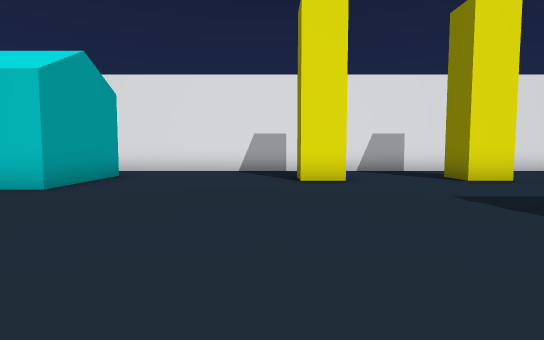
View 1 (above)

19 first-person views from a walk through a 3-D level made in the Unity game engine. The camera is 1.5 m above the floor, tilts 4° down and sees 80° across. The floor is counted in squares, 2 m on a side. Each view is taken from the middle of a square. On the plan, view 1 faces up. The plan holds only what a view shows up to about 11 squares ahead; the rest is blank. The player is left out. Some animated figures are left out.

View 2
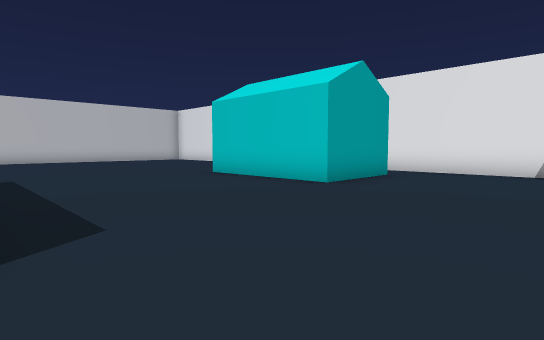

View 3
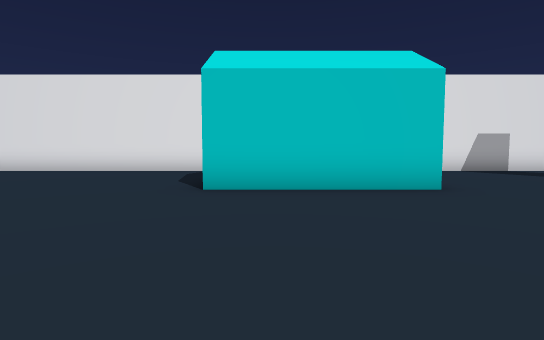

View 4
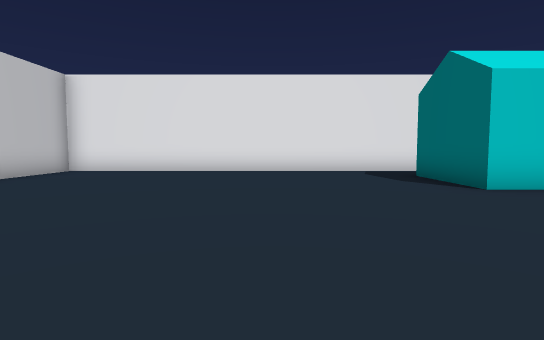

View 5
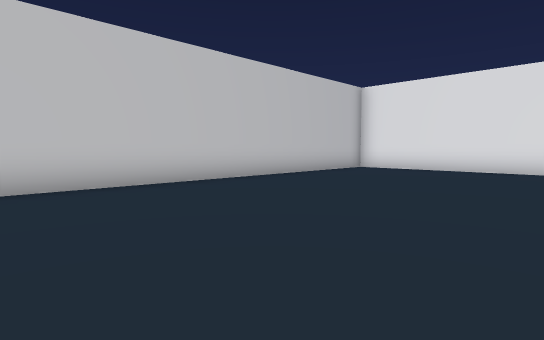

View 6
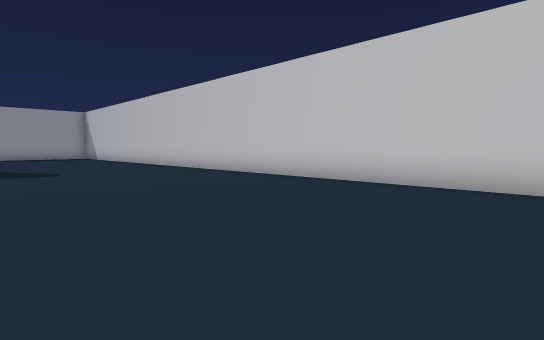

View 7
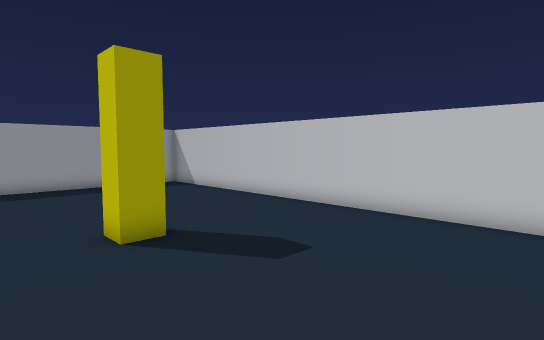

View 8
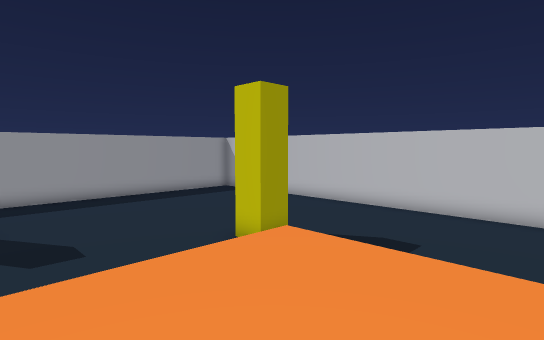

View 9
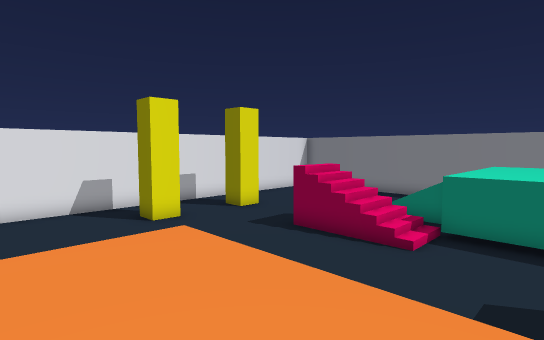

View 10
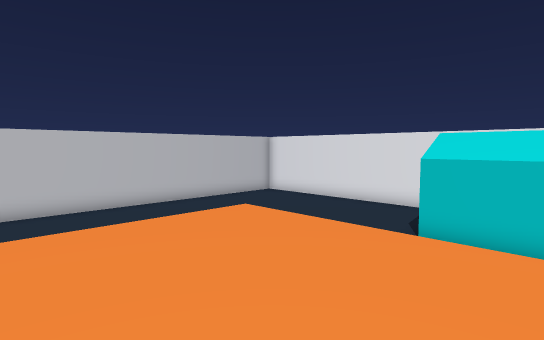

View 11
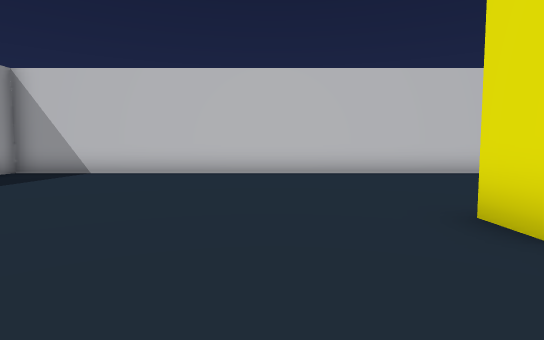

View 12
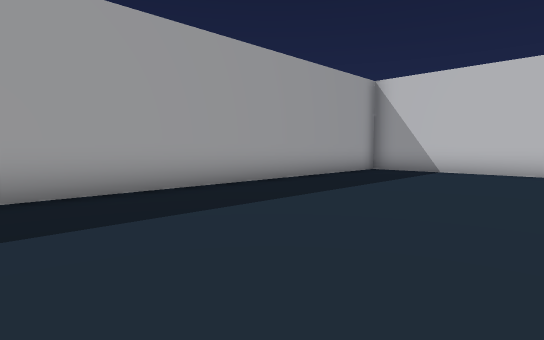

View 13
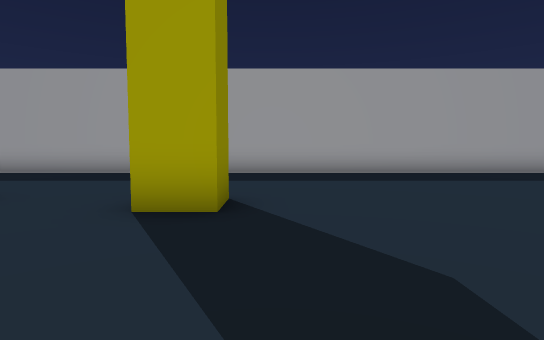

View 14
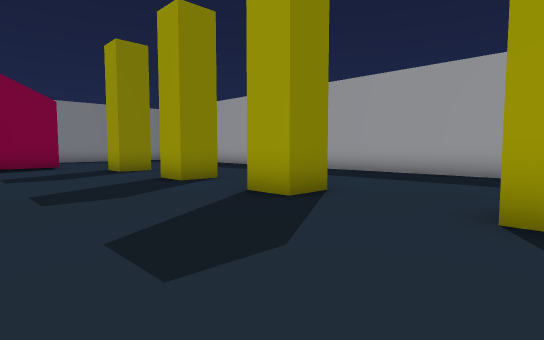

View 15
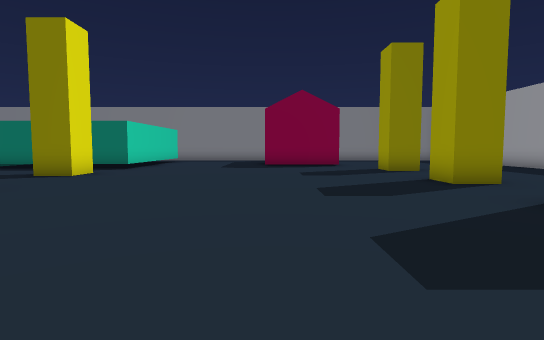

View 16
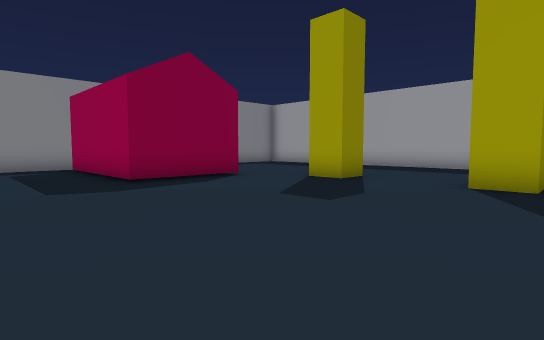

View 17
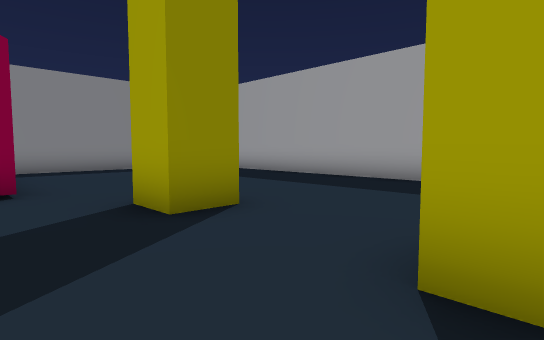

View 18
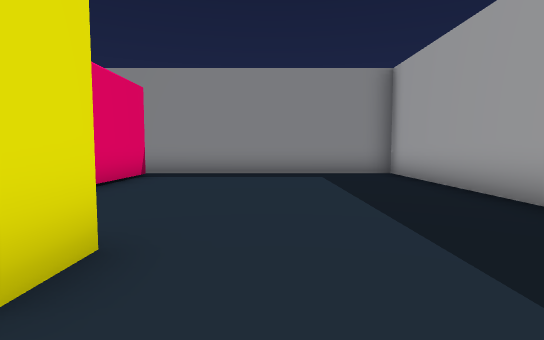

View 19
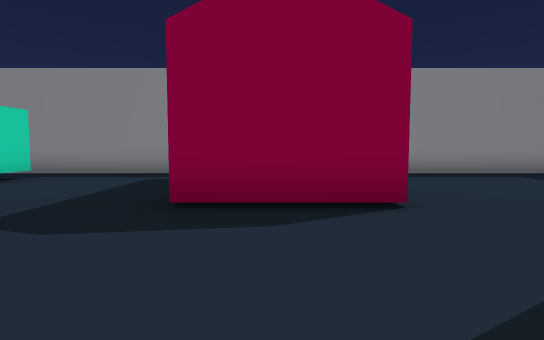

### Floor plan
Key: @ floor where view 1 was taken; # wall or solid block; . main floor; : floor 3.25 m higher than the main floor; / step, stairs or slope; O other object.
Columns run from 19 left of view 1 to 13 right of it. Each row starts with its distance up from view 1.
 11 #########################  ##
 10 #...........   ..........  .
  9 #...........   .......... ..
  8 #..........O   O....#...#..
  7 #..........OOOOO..........
  6 #..........OOOOO.........
  5 #.......................
  4 #.......................
  3 #......................//
  2 #......................//
  1 #......................//
  0 #.......   //////..@.../////
 -1 #.......   ::::::.  ..../::::
 -2 #.......   ::::::.  .....::::
 -3 #.......  /::::::.  .....
 -4 #.......   :::       ..
 -5 #........  :::      ..#       ..#
 -6 #......... ///     ...../    //.#
 -7 #..........      ........   ....#
 -8 #..........     ................#
 -9 #..........    .................#
-10 #......#..    ..................#
-11 #.........................OOOOO.#
-12 #.........................O     #
-13 #.........................O OOO #
-14 #...............................#
-15 #............#...#..#...#.......#
-16 #................. .............#
-17 #.................  ............#
-18 #..................  ...........#
-19 #...................  ..........#
-20 #............. ...... ..........#
-21 #################################

Positions as (right, up) in squares from view 1, and headings:
1: (0, 0), facing up
2: (0, 0), facing up-left
3: (-7, 0), facing up
4: (-12, 0), facing up
5: (-12, -1), facing up-left
6: (-12, 3), facing down-left
7: (-9, -3), facing down-left
8: (-6, -4), facing down-left
9: (-4, -3), facing up-right
10: (-5, -3), facing up-left
11: (-9, -13), facing left
12: (-8, -15), facing down-left
13: (-7, -11), facing down
14: (-6, -11), facing down-right
15: (-6, -11), facing right
16: (0, -8), facing down-right
17: (1, -13), facing down-right
18: (3, -17), facing right
19: (3, -12), facing right
